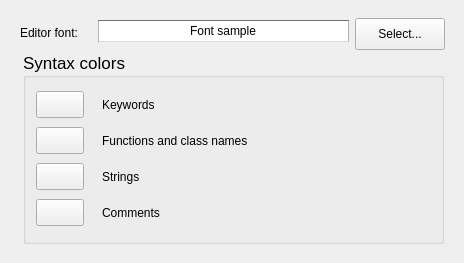
<ui version="4.0" >
 <class>Dialog</class>
 <widget class="QDialog" name="Dialog" >
  <property name="windowModality" >
   <enum>Qt::WindowModal</enum>
  </property>
  <property name="geometry" >
   <rect>
    <x>0</x>
    <y>0</y>
    <width>464</width>
    <height>263</height>
   </rect>
  </property>
  <property name="minimumSize" >
   <size>
    <width>464</width>
    <height>263</height>
   </size>
  </property>
  <property name="maximumSize" >
   <size>
    <width>464</width>
    <height>263</height>
   </size>
  </property>
  <property name="windowTitle" >
   <string>NodeBox Prefences</string>
  </property>
  <widget class="QGroupBox" name="groupBox" >
   <property name="geometry" >
    <rect>
     <x>23</x>
     <y>52</y>
     <width>421</width>
     <height>192</height>
    </rect>
   </property>
   <property name="font" >
    <font>
     <family>Lucida Grande</family>
     <pointsize>13</pointsize>
    </font>
   </property>
   <property name="styleSheet" >
    <string notr="true" >QColorButton { width: 50px; height: 27px; }</string>
   </property>
   <property name="title" >
    <string>Syntax colors</string>
   </property>
   <layout class="QGridLayout" name="gridLayout" >
    <property name="leftMargin" >
     <number>10</number>
    </property>
    <property name="topMargin" >
     <number>12</number>
    </property>
    <property name="bottomMargin" >
     <number>10</number>
    </property>
    <property name="horizontalSpacing" >
     <number>18</number>
    </property>
    <property name="verticalSpacing" >
     <number>8</number>
    </property>
    <item row="0" column="0" >
     <widget class="ColorButton" name="keywordsColorButton" >
      <property name="text" >
       <string/>
      </property>
      <property name="iconSize" >
       <size>
        <width>40</width>
        <height>20</height>
       </size>
      </property>
      <property name="checkable" >
       <bool>true</bool>
      </property>
      <property name="tag" stdset="0" >
       <string>keyword</string>
      </property>
     </widget>
    </item>
    <item row="0" column="1" >
     <widget class="QLabel" name="label" >
      <property name="text" >
       <string>Keywords</string>
      </property>
      <property name="buddy" >
       <cstring>keywordsColorButton</cstring>
      </property>
     </widget>
    </item>
    <item row="1" column="0" >
     <widget class="ColorButton" name="funcClassColorButton" >
      <property name="text" >
       <string/>
      </property>
      <property name="iconSize" >
       <size>
        <width>40</width>
        <height>20</height>
       </size>
      </property>
      <property name="checkable" >
       <bool>true</bool>
      </property>
      <property name="tag" stdset="0" >
       <string>identifier</string>
      </property>
     </widget>
    </item>
    <item row="1" column="1" >
     <widget class="QLabel" name="label_2" >
      <property name="sizePolicy" >
       <sizepolicy vsizetype="Preferred" hsizetype="Preferred" >
        <horstretch>0</horstretch>
        <verstretch>0</verstretch>
       </sizepolicy>
      </property>
      <property name="text" >
       <string>Functions and class names</string>
      </property>
      <property name="buddy" >
       <cstring>funcClassColorButton</cstring>
      </property>
     </widget>
    </item>
    <item row="2" column="0" >
     <widget class="ColorButton" name="stringsColorButton" >
      <property name="text" >
       <string/>
      </property>
      <property name="iconSize" >
       <size>
        <width>40</width>
        <height>20</height>
       </size>
      </property>
      <property name="checkable" >
       <bool>true</bool>
      </property>
      <property name="tag" stdset="0" >
       <string>string</string>
      </property>
     </widget>
    </item>
    <item row="2" column="1" >
     <widget class="QLabel" name="label_3" >
      <property name="text" >
       <string>Strings</string>
      </property>
      <property name="buddy" >
       <cstring>stringsColorButton</cstring>
      </property>
     </widget>
    </item>
    <item row="3" column="0" >
     <widget class="ColorButton" name="commentsColorButton" >
      <property name="text" >
       <string/>
      </property>
      <property name="iconSize" >
       <size>
        <width>40</width>
        <height>20</height>
       </size>
      </property>
      <property name="checkable" >
       <bool>true</bool>
      </property>
      <property name="tag" stdset="0" >
       <string>comment</string>
      </property>
     </widget>
    </item>
    <item row="3" column="1" >
     <widget class="QLabel" name="label_4" >
      <property name="text" >
       <string>Comments</string>
      </property>
      <property name="buddy" >
       <cstring>commentsColorButton</cstring>
      </property>
     </widget>
    </item>
   </layout>
  </widget>
  <widget class="QLabel" name="label_5" >
   <property name="geometry" >
    <rect>
     <x>20</x>
     <y>24</y>
     <width>76</width>
     <height>17</height>
    </rect>
   </property>
   <property name="text" >
    <string>Editor font:</string>
   </property>
   <property name="buddy" >
    <cstring>fontPreview</cstring>
   </property>
  </widget>
  <widget class="QLineEdit" name="fontPreview" >
   <property name="enabled" >
    <bool>false</bool>
   </property>
   <property name="geometry" >
    <rect>
     <x>98</x>
     <y>20</y>
     <width>251</width>
     <height>22</height>
    </rect>
   </property>
   <property name="styleSheet" >
    <string notr="true" >color: black;
border-top: 1px solid #727272;
border-left: 1px solid #b4b4b4;
border-bottom: 1px solid #dadada;
border-right: 1px solid #b4b4b4;</string>
   </property>
   <property name="text" >
    <string>Font sample</string>
   </property>
   <property name="alignment" >
    <set>Qt::AlignCenter</set>
   </property>
   <property name="readOnly" >
    <bool>true</bool>
   </property>
  </widget>
  <widget class="QPushButton" name="fontButton" >
   <property name="geometry" >
    <rect>
     <x>355</x>
     <y>18</y>
     <width>90</width>
     <height>32</height>
    </rect>
   </property>
   <property name="text" >
    <string>Select...</string>
   </property>
   <property name="autoDefault" >
    <bool>false</bool>
   </property>
  </widget>
 </widget>
 <customwidgets>
  <customwidget>
   <class>ColorButton</class>
   <extends>QToolButton</extends>
   <header>nodebox.gui.qt.widgets.colorbutton</header>
  </customwidget>
 </customwidgets>
 <resources/>
 <connections/>
</ui>
